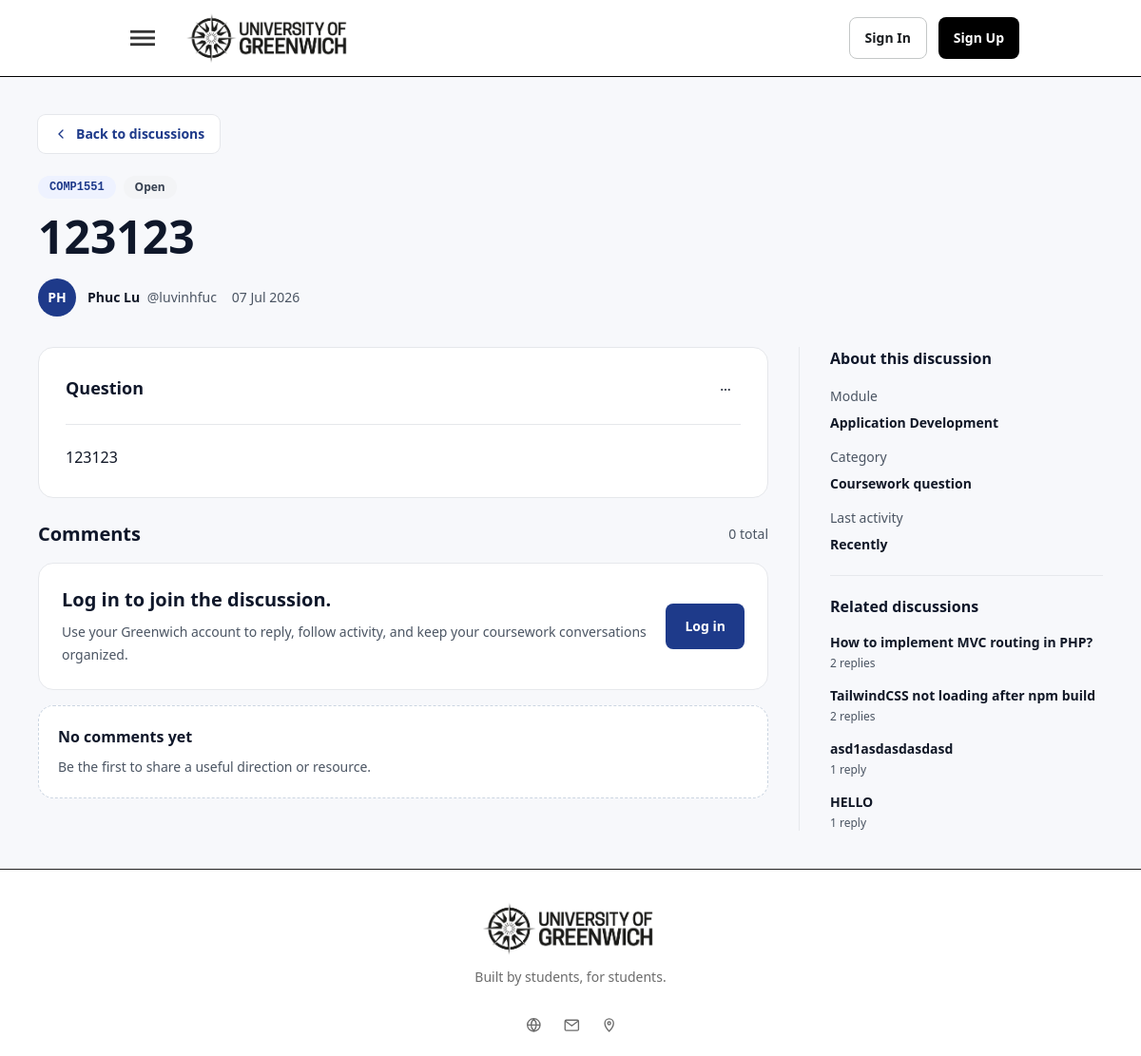
Screenshot of /discussions/12/123123-3 with the database file from the repository.
### tables this page shows
CREATE TABLE `posts` (
  `id` int(11) NOT NULL AUTO_INCREMENT,
  `title` varchar(255) NOT NULL,
  `slug` varchar(255) DEFAULT NULL,
  `content` text NOT NULL,
  `status` enum('open','solved') DEFAULT 'open',
  `view_count` int(11) NOT NULL DEFAULT 0,
  `user_id` int(11) NOT NULL,
  `module_id` int(11) NOT NULL,
  `created_at` timestamp NOT NULL DEFAULT current_timestamp(),
  `updated_at` timestamp NULL DEFAULT NULL,
  `deleted_at` timestamp NULL DEFAULT NULL,
  PRIMARY KEY (`id`),
  UNIQUE KEY `slug` (`slug`),
  KEY `fk_posts_user` (`user_id`),
  KEY `fk_posts_module` (`module_id`),
  CONSTRAINT `fk_posts_module` FOREIGN KEY (`module_id`) REFERENCES `modules` (`id`) ON DELETE RESTRICT,
  CONSTRAINT `fk_posts_user` FOREIGN KEY (`user_id`) REFERENCES `users` (`id`) ON DELETE RESTRICT
);

CREATE TABLE `modules` (
  `id` int(11) NOT NULL AUTO_INCREMENT,
  `module_code` varchar(20) NOT NULL,
  `module_name` varchar(150) NOT NULL,
  `description` text DEFAULT NULL,
  `created_at` timestamp NOT NULL DEFAULT current_timestamp(),
  `updated_at` timestamp NULL DEFAULT NULL,
  PRIMARY KEY (`id`),
  UNIQUE KEY `module_code` (`module_code`)
);

### app/Views/discussions/show.php (the view, shortened to what the rows shown need)
<section class="box-border min-h-screen bg-[#F7F8FB] px-4 py-8 font-sans text-[#111827] sm:px-6 lg:px-10 lg:py-10">
    <div class="mx-auto flex max-w-[1180px] flex-col gap-8">
        <header class="max-w-4xl">
            <a href="<?= htmlspecialchars($discussion['back_url'], ENT_QUOTES, 'UTF-8') ?>"
                class="inline-flex min-h-10 items-center gap-2 rounded-lg bg-white px-4 text-sm font-semibold text-[#1E3A8A] ring-1 ring-[#E5E7EB] transition duration-200 hover:bg-[#EEF2FF] focus-visible:outline-2 focus-visible:outline-offset-2 focus-visible:outline-[#1E3A8A]">
                <svg viewBox="0 0 20 20" class="size-4 shrink-0" fill="none" aria-hidden="true">
                    <path d="M12.5 5 7.5 10l5 5" stroke="currentColor" stroke-width="1.7" stroke-linecap="round"
                        stroke-linejoin="round" />
                </svg>
                Back to discussions
            </a>
            <div class="mt-6 flex flex-wrap gap-2">
                <a href="<?= htmlspecialchars($discussion['module_url'], ENT_QUOTES, 'UTF-8') ?>"
                    class="inline-flex max-w-full items-center rounded-full bg-[#EEF2FF] px-3 py-1 font-mono text-xs font-semibold text-[#1E3A8A] transition duration-200 hover:bg-[#DBEAFE] focus-visible:outline-2 focus-visible:outline-offset-2 focus-visible:outline-[#1E3A8A]">
                    <span
                        class="truncate"><?= htmlspecialchars($discussion['module'], ENT_QUOTES, 'UTF-8') ?></span>
                </a>
                <span
                    class="inline-flex items-center gap-1 rounded-full px-3 py-1 text-xs font-semibold <?= $discussion['status_tone'] === 'green' ? 'bg-[#DCFCE7] text-[#166534]' : 'bg-[#F3F4F6] text-[#374151]' ?>">
                </span>
            </div>
            <h1 class="mt-4 text-3xl font-semibold text-[#0F172A] sm:text-5xl" dir="auto">
                <?= htmlspecialchars($discussion['title'], ENT_QUOTES, 'UTF-8') ?>
            </h1>
            <div class="mt-5 flex flex-wrap items-center gap-4 text-sm text-[#4B5563]">
                <span class="inline-flex min-w-0 items-center gap-3">
                </span>
                <span><?= htmlspecialchars($discussion['created_at'], ENT_QUOTES, 'UTF-8') ?></span>
            </div>
        </header>
        <div class="grid gap-8 lg:grid-cols-[minmax(0,1fr)_320px]">
            <div class="flex min-w-0 flex-col gap-6">
                <article class="bg-white p-5 rounded-2xl sm:p-7 border border-gray-200"
                    aria-labelledby="question-content-heading">
                    <div class="flex justify-between pb-5 border-b border-gray-200">
                        <h2 id="question-content-heading" class="text-lg font-semibold text-[#0F172A]">Question</h2>
                    </div>
                </article>
                <section class="flex flex-col gap-4" id="replies" aria-labelledby="replies-heading">
                    <div class="flex items-center justify-between gap-3">
                        <h2 id="replies-heading" class="text-xl font-semibold text-[#0F172A]">Comments</h2>
                    </div>
                    <section id="reply-editor" class="rounded-2xl border border-[#e6e8ec] bg-white p-5 sm:p-6"
                        aria-labelledby="reply-editor-heading">
                        <?php if ($isLoggedIn): ?>
                        <h2 id="reply-editor-heading" class="text-lg font-semibold text-[#0F172A]">Add a comment</h2>
                        <?php if (!empty($replyErrors['general'])): ?>
                        <div class="mt-4 rounded-2xl border border-[#FECACA] bg-[#FEF2F2] py-3 text-sm leading-6 text-[#991B1B]"
                            role="alert">
                            <?= htmlspecialchars($replyErrors['general'], ENT_QUOTES, 'UTF-8') ?>
                        </div>
                        <?php endif; ?>
                        <form action="<?= BASE_URL ?>/discussions/reply" method="post" enctype="multipart/form-data"
                            class="mt-4 grid gap-3">
                            <input type="hidden" name="_csrf_token"
                                value="<?= htmlspecialchars($csrfToken, ENT_QUOTES, 'UTF-8') ?>">
                            <input type="hidden" name="post_id"
                                value="<?= htmlspecialchars($discussion['id'], ENT_QUOTES, 'UTF-8') ?>">
                            <input id="reply-parent-id" type="hidden" name="parent_reply_id" value="">
                            <input type="hidden" name="slug"
                                value="<?= htmlspecialchars($discussion['slug'], ENT_QUOTES, 'UTF-8') ?>">
                            <div id="reply-parent-preview"
                                class="hidden items-center justify-between gap-3 rounded-lg bg-[#EEF2FF] px-4 py-3 text-sm text-[#1E3A8A]"
                                data-reply-parent-preview>
                                <span class="font-semibold">Replying to @<span data-replying-to-username></span></span>
                                <button type="button"
                                    class="inline-flex min-h-8 items-center rounded-md px-2 text-sm font-semibold text-[#1E3A8A] transition duration-150 hover:bg-white focus-visible:outline-2 focus-visible:outline-offset-2 focus-visible:outline-[#1E3A8A]"
                                    data-clear-reply-target>
                                    Cancel
                                </button>
                            </div>
                            <?php
                                $contentInputType = 'comment';
                                $contentInputValue = (string) ($replyOld['content'] ?? '');
                                $contentInputErrors = $replyErrors;
                                require ROOT_PATH . '/app/Views/partials/content_input.php';
                            ?>
                        </form>
                        <?php else: ?>
                        <div class="grid gap-4 sm:grid-cols-[minmax(0,1fr)_auto] sm:items-center">
                            <div>
                                <h2 id="reply-editor-heading" class="text-xl font-semibold text-[#0F172A]">Log in to
                                    join
                                    the discussion.</h2>
                            </div>
                        </div>
                        <?php endif; ?>
                    </section>
                </section>
            </div>
            <aside class="flex flex-col border-[#e6e8ec] lg:sticky lg:top-28 lg:self-start lg:border-l lg:pl-8"
                aria-label="Discussion sidebar">
                <section class="border-b border-[#e6e8ec] pb-5" aria-labelledby="about-discussion-heading">
                    <h2 id="about-discussion-heading" class="text-base font-semibold text-[#0F172A]">About this
                        discussion</h2>
                    <dl class="mt-4 grid gap-3 text-sm leading-6">
                        <div>
                            <dt class="font-medium text-[#4B5563]">Module</dt>
                            <dd class="mt-1 font-semibold text-[#111827] ">
                                <?= htmlspecialchars($discussion['module_name'], ENT_QUOTES, 'UTF-8') ?>
                            </dd>
                        </div>
                    </dl>
                </section>
                <section class="pt-5" aria-labelledby="related-discussions-heading">
                    <h2 id="related-discussions-heading" class="text-base font-semibold text-[#0F172A]">Related
                        discussions</h2>
                    <div class="mt-4 grid gap-4">
                        <?php if (!empty($relatedDiscussions)): ?>
                        <?php foreach ($relatedDiscussions as $related): ?>
                        <a href="<?= htmlspecialchars($related['url'], ENT_QUOTES, 'UTF-8') ?>"
                            class="block rounded-md transition duration-200 hover:text-[#1E3A8A] focus-visible:outline-2 focus-visible:outline-offset-2 focus-visible:outline-[#1E3A8A]">
                            <span class="block text-sm font-semibold leading-5 text-[#111827] " dir="auto">
                                <?= htmlspecialchars($related['title'], ENT_QUOTES, 'UTF-8') ?>
                            </span>
                            <span class="mt-1 block text-xs font-medium text-[#4B5563]">
                                <?= htmlspecialchars($related['replies'], ENT_QUOTES, 'UTF-8') ?>
                                <?= $related['replies'] === 1 ? 'reply' : 'replies' ?>
                            </span>
                        </a>
                        <?php endforeach; ?>
                        <?php else: ?>
                        <p class="text-sm leading-6 text-[#4B5563]">Similar questions will appear as more
                            discussions
                            become active.</p>
                        <?php endif; ?>
                    </div>
                </section>
            </aside>
        </div>
    </div>
</section>

### rows the page displays
posts: module.module_code "COMP1551", title "123123", module.module_name "Application Development"
posts: title "How to implement MVC routing in PHP?", replies "2"
posts: title "TailwindCSS not loading after npm build", replies "2"
posts: title "asd1asdasdasdasd", replies "1", shows "reply"
posts: title "HELLO", replies "1", shows "reply"

### other values shown
$discussion['status'] "Open"
$discussion['avatar'] "PH"
$discussion['author'] "Phuc Lu"
$discussion['author_handle'] "@luvinhfuc"
$discussion['created_at'] "07 Jul 2026"
$segmentContent "123123"
$discussion['replies'] "0"
$discussion['updated_at'] "Recently"
